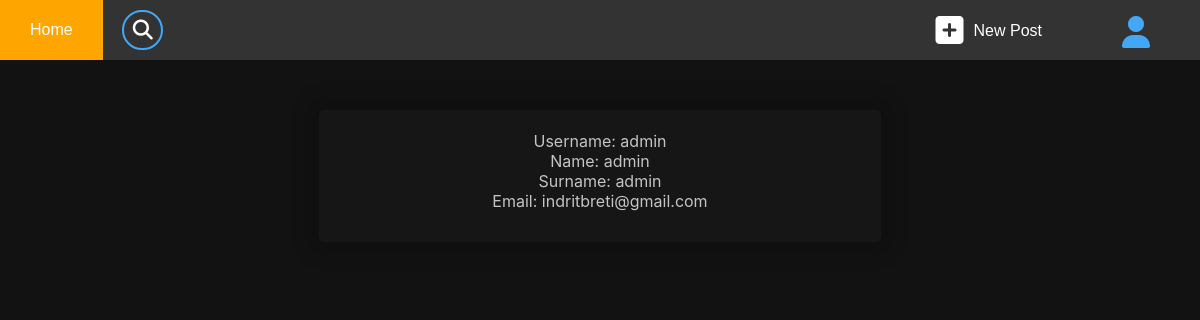
Before: /account?username=admin (signed in) with the older database file.
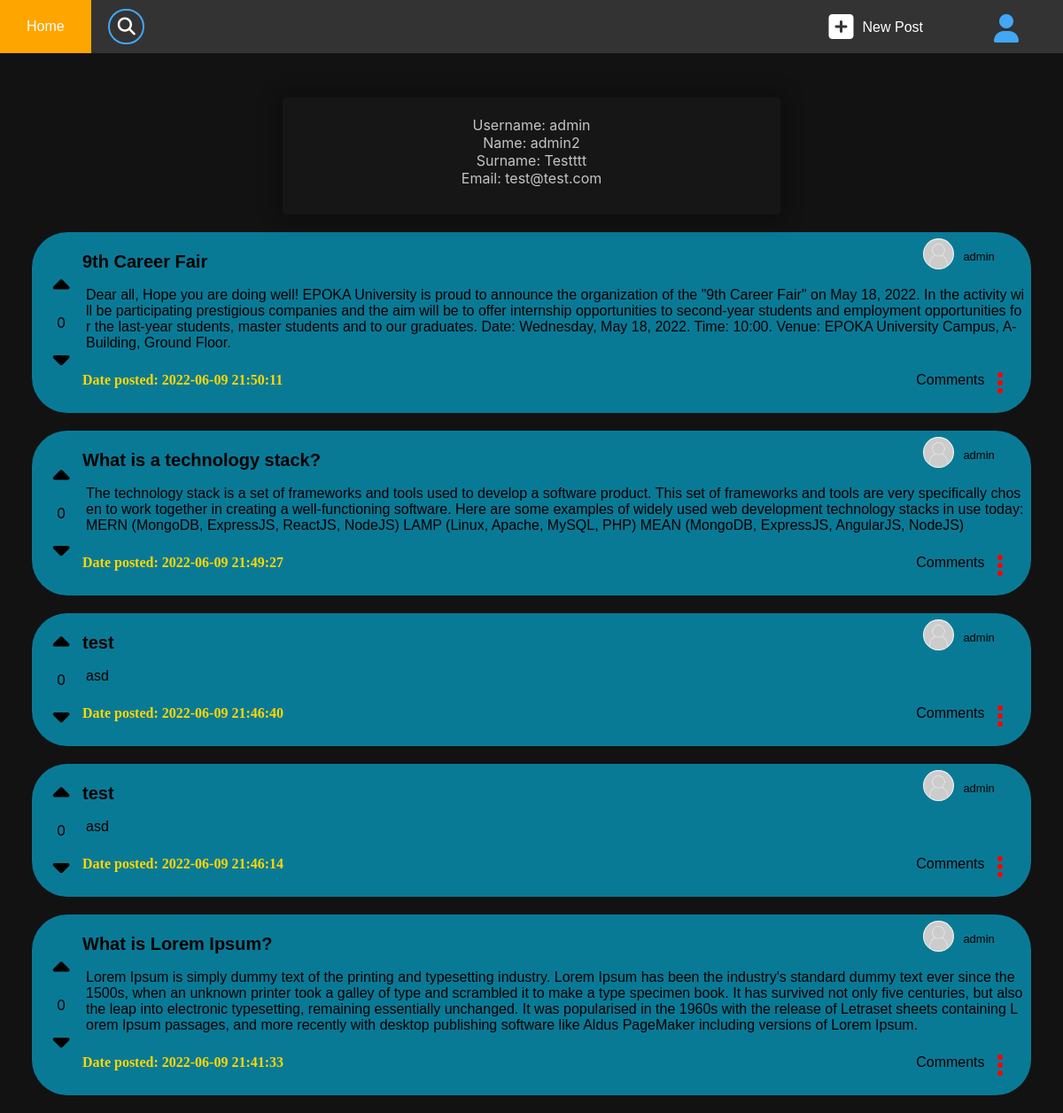
After: the same page with the newer database file.
### tables this page shows
CREATE TABLE `users` (
  `username` varchar(20) NOT NULL,
  `name` varchar(20) NOT NULL,
  `surname` varchar(20) NOT NULL,
  `role` int(11) NOT NULL,
  `email` varchar(32) NOT NULL,
  `birthday` date NOT NULL,
  `password` char(32) NOT NULL,
  PRIMARY KEY (`username`)
);

CREATE TABLE `posts` (
  `postId` int(11) NOT NULL AUTO_INCREMENT,
  `title` varchar(100) NOT NULL,
  `content` text NOT NULL,
  `username` varchar(20) NOT NULL,
  `timestampPosted` timestamp NOT NULL DEFAULT '1970-01-01 08:00:01',
  `timestampUpdated` timestamp NOT NULL DEFAULT CURRENT_TIMESTAMP ON UPDATE CURRENT_TIMESTAMP,
  PRIMARY KEY (`postId`),
  KEY `username` (`username`),
  CONSTRAINT `posts_ibfk_1` FOREIGN KEY (`username`) REFERENCES `users` (`username`)
);

### src/auth.php (called while the page is built, shortened)
<?php
    function checkAuth(){
        if (isset($_SESSION["username"]) && isset($_SESSION["hashedPass"])) {
            return true;
        }
        return false;
    }
?>

### account/index.php (the view, shortened to what the changed rows need)
<!DOCTYPE html>
<html>
<head>
    <link rel="stylesheet" type="text/css" href="/askepoka.al/assets/stylesheet.css" />
    <link rel="stylesheet" type="text/css" href="/askepoka.al/assets/css/posts_stylesheet.css" />
    <link rel="stylesheet" href="/askepoka.al/templates/dots_dropdown.css">
</head>
<body>
    <link rel="stylesheet" type="text/css" href="/askepoka.al/templates/navbar/nav_stylesheet.css" />
    <?php
    require(ROOT_DIR . "/src/auth.php");
    if (checkAuth()) {
        require(ROOT_DIR . "/src/database.php");
        require(ROOT_DIR . "/src/functions.php");
        if (isset($_GET["username"]) &&  $_GET["username"] !== null) {
            $username = $_GET["username"];
        } else {
            $username = $_SESSION["username"];
        }
        if ($username === $_SESSION["username"]) {
            $sql = 'SELECT role, name, surname, birthday, email, username  FROM users WHERE username =  ?';
            try {
                $stmt = $conn->prepare($sql);
                $stmt->execute(array($username));
                $row = $stmt->fetch();
                if ($row == null) {
                    echo "User not found!";
                    $_SESSION["error"] = "User not found!";
                    die();
                }
                $role = $row["role"];
                $name = $row["name"];
                $surname = $row["surname"];
                $date = $row["birthday"];
                $email = $row["email"];
            } catch (Exception $e) {
                echo $e;
            };
            echo '    <div class="centered">
                            <div class="container">
                    <label>Username: ' . $username . '</label></br>
                    <label>Name: ' . $name . '</label></br>
                    <label>Surname: ' . $surname . '</label></br>
                    <label>Email: ' . $email . '</label></br>
                    <label>Birthday: ' . $date . '</label></br>
                    <label>Role: ' . $role . '</label>
                    <br>
                    <br>
                    <form method="post">
                        <input type="submit" name="updateBtn" id="updateBtn" class="customButton" value="Update Values" />
                    </form>
                    </div>
                    </div>
                    ';
            if (isset($_POST['updateBtn'])) {
                header('Location:update?name=' . $name . '&surname=' . $surname . '&date=' . $date . '&email=' . $email . '&username=' . $username);
            }
        } else {
            $sql = 'SELECT name, surname, email, username FROM users WHERE username =  ?';
            try {
                $stmt = $conn->prepare($sql);
                $stmt->execute(array($username));
                $row = $stmt->fetch();
                $name = $row["name"];
                $surname = $row["surname"];
                $email = $row["email"];
            } catch (Exception $e) {
                echo $e;
            };
            echo '    <div class="centered">
                            <div class="container">
                    <label>Username: ' . $username . '</label></br>
                    <label>Name: ' . $name . '</label></br>
                    <label>Surname: ' . $surname . '</label></br>
                    <label>Email: ' . $email . '</label></br></div></div>
                    ';
        }
        try {
            if (isset($_GET["search"])) {
                $param = "%" . strtolower($_GET['search']) . "%";
                $sql = 'SELECT `posts`.`postId` as postId, title, content, `posts`.`username` as username, timestampPosted, timestampUpdated, voteId, value, timestampSubmitted
                FROM `posts`
                LEFT OUTER JOIN `votes` ON `votes`.`postId` = `posts`.`postId` AND `votes`.`username`= ? WHERE `posts`.`username` = ? AND (LOWER(title) LIKE ? OR LOWER(content) LIKE ?)
                ORDER BY timestampPosted DESC LIMIT 10';
                $stmt = $conn->prepare($sql);
                $stmt->execute([$username, $username, $param, $param]);
            } else {
                $sql = 'SELECT `posts`.`postId` as postId, title, content, `posts`.`username` as username, timestampPosted, timestampUpdated, voteId, value, timestampSubmitted
                FROM `posts`
                LEFT OUTER JOIN `votes` ON `votes`.`postId` = `posts`.`postId` AND `votes`.`username`= ? WHERE `posts`.`username` = ?
                ORDER BY timestampPosted DESC LIMIT 10';
                $stmt = $conn->prepare($sql);
                $stmt->execute([$username, $username]);
            }
            $results = $stmt->fetchAll();
            foreach ($results as $row) {
                $postId = $row["postId"];
                $postTitle = $row["title"];
                $postContent = makeUrltoLink($row["content"]);
                $postUser = $row["username"];
                $timestampPosted = $row["timestampPosted"];
                $sql_votes = 'SELECT SUM(value) as cnt FROM votes WHERE `postId` = ?';
                $stmt_votes = $conn->prepare($sql_votes);
                $stmt_votes->execute([$postId]);
                $results_votes = $stmt_votes->fetch();
                $votesCNT = $results_votes["cnt"];
                if ($votesCNT == null)
                    $votesCNT = 0;
                $upBtnClass = "";
                $downBtnClass = "";
                $postControlsUser = "";
                echo '
                <div class="card" id="post_' . $postId . '">
                    <table class="card-table">
                        <tr class="card-table">
                            <td rowspan="3" colspan="1" class="card-table card-votes">
                                <div class="votes">
                                    <div id="upBtn_' . $postId . '" class="fa-solid fa-caret-up vote-btn-unchecked ' . $upBtnClass . '" onclick="upVote(' . $postId . ')"></div>
                                    <p class="post-cnt" id="post_' . $postId . '_cnt">' . $votesCNT . '</p>
                                    <div id="downBtn_' . $postId . '" class="fa-solid fa-caret-down vote-btn-unchecked ' . $downBtnClass . '" onclick="downVote(' . $postId . ')"></div>
                                </div>
                            </td>
                            <td class="card-table card-title">
                                ' . $postTitle . '
                            </td>
                            <td  nowrap>
                                <button onclick="location.href=\'/askepoka.al/account?username=' . $postUser . '\'" class="card-button">
                                <div class="posted-by-div"><img src="/askepoka.al/assets/images/defaultAvatar.jpg" alt="Avatar" class="avatar">
                                    <p class="posted-by-username">' . $postUser . '</p>
                                </div>
                                </button>
                            </td>
                        </tr>
                        <tr class="card-table">
                            <td colspan="3" class="card-table card-content">' . $postContent . '</td>
                        </tr>
                        <tr class="card-table">
                            <td colspan="1" class="card-table card-date">
                                <p class="posted-date">Date posted: ' . $timestampPosted . '</p>
                            </td colspan="1" class="card-table card-controls">
                            <td nowrap class="card-table card-controls">
                                <div class="card-comment-btn">Comments</div>
                                <div class="dots_dropdown card-settings">
                                    <ul class="dropbtn icons" onclick="showDotsDropdown(' . $postId . ')">
                                        <li></li>
                                        <li></li>
                                        <li></li>
                                    </ul>
                                    <div id="card_menu_dropdown_' . $postId . '" class="dots_dropdown-content">
                                        ' . $postControlsUser . '
                                    </div>
                                </div>
                            </td>
                        </tr>
                    </table>
                </div>';
            }
        } catch (Exception $e) {
            echo $e;
        };
    } else {
        include(ROOT_DIR . "/templates/loginPrompt.php");
        loginPrompt(ROOT_URL . "/account");
    }
    ?>
</body>
</html>

### src/functions.php
<?php
function makeUrltoLink($string)
{
    $reg_pattern = "/(((http|https|ftp|ftps)\:\/\/)|(www\.))[a-zA-Z0-9\-\.]+\.[a-zA-Z]{2,3}(\:[0-9]+)?(\/\S*)?/";
    return preg_replace($reg_pattern, '<a href="$0" target="_blank" rel="noopener noreferrer">$0</a>', $string);
}

Changed rows visible on the page:
changed users: name "admin" → "admin2"; surname "admin" → "Testttt"; email "indritbreti@gmail.com" → "test@test.com"
added posts: votesCNT "0", title "9th Career Fair", username "admin", content "Dear all, Hope you are doing well! EPOKA University is proud to announce the organization of the \"9th Career Fair\" on May 18, 2022. In the activity will be participating prestigious companies and the aim will be to offer internship opportunities to second-year students and employment opportunities for the last-year students, master students and to our graduates. Date: Wednesday, May 18, 2022. Time: 10:00. Venue: EPOKA University Campus, A-Building, Ground Floor.", timestampPosted "2022-06-09 21:50:11"
added posts: votesCNT "0", title "What is a technology stack?", username "admin", content "The technology stack is a set of frameworks and tools used to develop a software product. This set of frameworks and tools are very specifically chosen to work together in creating a well-functioning software. Here are some examples of widely used web development technology stacks in use today: MERN (MongoDB, ExpressJS, ReactJS, NodeJS) LAMP (Linux, Apache, MySQL, PHP) MEAN (MongoDB, ExpressJS, AngularJS, NodeJS)", timestampPosted "2022-06-09 21:49:27"
added posts: votesCNT "0", title "test", username "admin", content "asd", timestampPosted "2022-06-09 21:46:40"
added posts: votesCNT "0", title "test", username "admin", content "asd", timestampPosted "2022-06-09 21:46:14"
added posts: votesCNT "0", title "What is Lorem Ipsum?", username "admin", content "Lorem Ipsum is simply dummy text of the printing and typesetting industry. Lorem Ipsum has been the industry's standard dummy text ever since the 1500s, when an unknown printer took a galley of type and scrambled it to make a type specimen book. It has survived not only five centuries, but also the leap into electronic typesetting, remaining essentially unchanged. It was popularised in the 1960s with the release of Letraset sheets containing Lorem Ipsum passages, and more recently with desktop publishing software like Aldus PageMaker including versions of Lorem Ipsum.", timestampPosted "2022-06-09 21:41:33"
